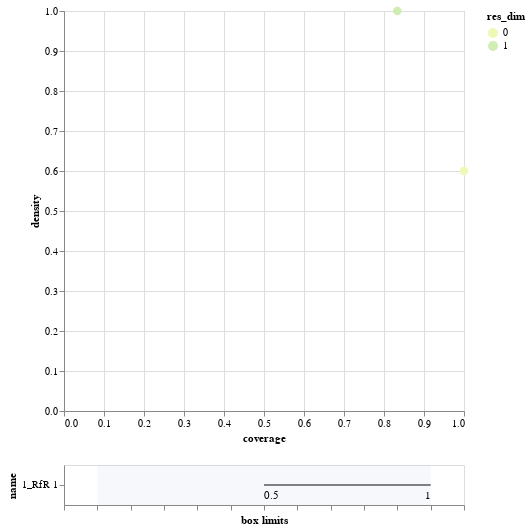

Write notebook code for a chart like this one.
### Code cell
box_cost_r10.inspect_tradeoff()

### Figure 1 — Vega-Lite specification as saved in the notebook (floating-point values rounded to 4 significant figures)
{"config": {"view": {"continuousWidth": 400, "continuousHeight": 300}}, "vconcat": [{"data": {"name": "data-6dc5ea85150c310d4a343f58abf1f296"}, "mark": {"type": "circle", "size": 75}, "encoding": {"color": {"type": "ordinal", "field": "res_dim", "scale": {"range": ["#eff9b6", "#d0edb3", "#97d6b9", "#5dc0c0", "#31a5c2", "#1f80b8", "#2354a3", "#21318d"]}}, "opacity": {"condition": {"value": 1, "selection": "selector005"}, "value": 0.4}, "tooltip": [{"type": "ordinal", "field": "id"}, {"type": "quantitative", "field": "coverage", "format": ".2"}, {"type": "quantitative", "field": "density", "format": ".2"}, {"type": "ordinal", "field": "res_dim"}], "x": {"type": "quantitative", "field": "coverage"}, "y": {"type": "quantitative", "field": "density"}}, "height": 400, "selection": {"selector005": {"type": "single", "fields": ["id"]}}, "width": 400}, {"layer": [{"data": {"name": "data-e4434cee2be1f662ab9e8a5f847b82e0"}, "mark": "rule", "encoding": {"x": {"type": "quantitative", "axis": {"grid": false, "labels": false, "title": "box limits"}, "field": "x_lower", "scale": {"domain": [0, 1], "padding": 0.1}}, "x2": {"field": "x_upper"}, "y": {"type": "nominal", "field": "name", "scale": {"padding": 1.0}}}, "transform": [{"calculate": "(datum.x1-datum.minimum)/(datum.maximum-datum.minimum)", "as": "x_lower"}, {"calculate": "(datum.x2-datum.minimum)/(datum.maximum-datum.minimum)", "as": "x_upper"}, {"filter": {"selection": "selector005"}}], "width": 400}, {"data": {"name": "data-e4434cee2be1f662ab9e8a5f847b82e0"}, "mark": {"type": "text", "align": "left", "baseline": "top", "dy": 5}, "encoding": {"text": {"type": "ordinal", "field": "text"}, "x": {"type": "quantitative", "axis": {"grid": false, "labels": false, "title": "box limits"}, "field": "x_lower", "scale": {"domain": [0, 1], "padding": 0.1}}, "x2": {"field": "x_upper"}, "y": {"type": "nominal", "field": "name", "scale": {"padding": 1.0}}}, "transform": [{"calculate": "(datum.x1-datum.minimum)/(datum.maximum-datum.minimum)", "as": "x_lower"}, {"calculate": "(datum.x2-datum.minimum)/(datum.maximum-datum.minimum)", "as": "x_upper"}, {"filter": {"selection": "selector005"}}, {"calculate": "datum.qp_lower>0?format(datum.x1, \".2\")+\" (\"+format(datum.qp_lower, \".1~g\")+\")\" :format(datum.x1, \".2\")", "as": "text"}], "width": 400}, {"data": {"name": "data-e4434cee2be1f662ab9e8a5f847b82e0"}, "mark": {"type": "text", "align": "right", "baseline": "top", "dy": 5}, "encoding": {"text": {"type": "ordinal", "field": "text"}, "x": {"type": "quantitative", "field": "x_upper"}, "x2": {"field": "x_upper"}, "y": {"type": "nominal", "field": "name", "scale": {"padding": 1.0}}}, "transform": [{"calculate": "(datum.x1-datum.minimum)/(datum.maximum-datum.minimum)", "as": "x_lower"}, {"calculate": "(datum.x2-datum.minimum)/(datum.maximum-datum.minimum)", "as": "x_upper"}, {"filter": {"selection": "selector005"}}, {"calculate": "datum.qp_upper>0?format(datum.x2, \".2\")+\" (\"+format(datum.qp_upper, \".1\")+\")\" :format(datum.x2, \".2\")", "as": "text"}], "width": 400}, {"data": {"name": "data-bb8d07f6df3d47a6a475317795287b23"}, "mark": {"type": "rect", "opacity": 0.05}, "encoding": {"x": {"type": "quantitative", "field": "start"}, "x2": {"field": "end"}}}, {"data": {"name": "data-d751713988987e9331980363e24189ce"}, "mark": "point", "encoding": {"x": {"type": "quantitative", "field": "x"}, "y": {"type": "nominal", "field": "name"}}, "transform": [{"filter": {"selection": "selector005"}}], "width": 400}, {"data": {"name": "data-d751713988987e9331980363e24189ce"}, "mark": {"type": "text", "align": "center", "baseline": "top", "dy": 5}, "encoding": {"text": {"type": "nominal", "field": "item"}, "x": {"type": "quantitative", "field": "x"}, "y": {"type": "nominal", "field": "name"}}, "transform": [{"filter": {"selection": "selector005"}}], "width": 400}]}], "$schema": "https://vega.github.io/schema/vega-lite/v4.8.1.json", "datasets": {"data-6dc5ea85150c310d4a343f58abf1f296": [{"coverage": 1.0, "density": 0.6, "id": 0, "mass": 1.0, "mean": 0.6, "res_dim": 0}, {"coverage": 0.8333, "density": 1.0, "id": 1, "mass": 0.5, "mean": 1.0, "res_dim": 1}], "data-e4434cee2be1f662ab9e8a5f847b82e0": [{"x1": 0.5, "x2": 1.0, "name": "1_RfR 1", "id": 1, "minimum": 0.0, "maximum": 1.0, "qp_lower": 0.0, "qp_upper": -1.0}], "data-bb8d07f6df3d47a6a475317795287b23": [{"start": 0, "end": 1}], "data-d751713988987e9331980363e24189ce": []}}
